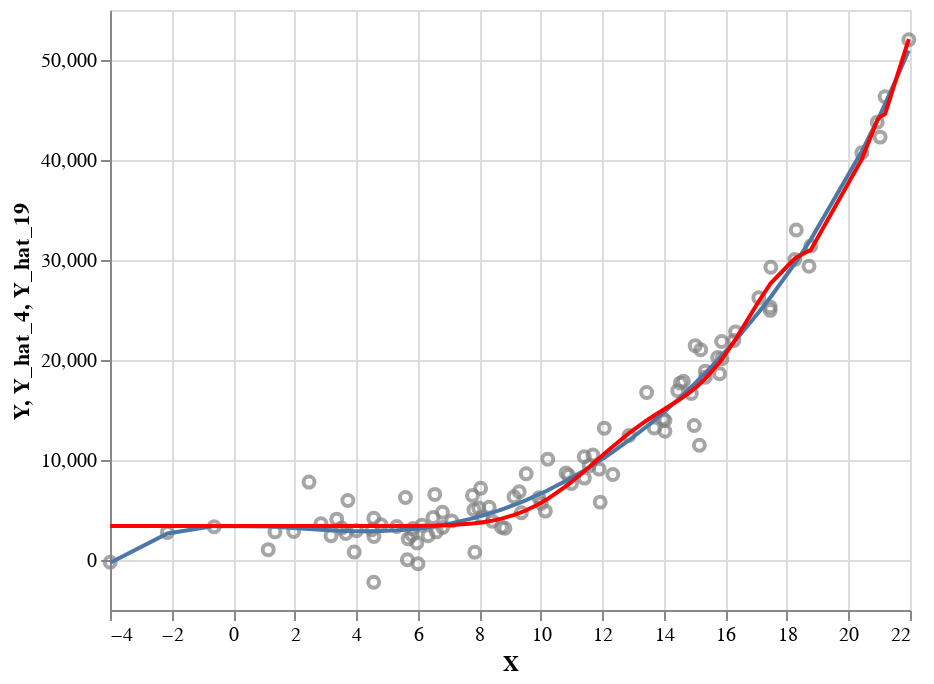

The notebook cell this image was saved under:
### Markdown cell above
Note that for degree > 16, the RMSE increases again. This is due to the function becoming overly flexible that it starts missing (overshooting) data points.

### Code cell
plot1 = pd.DataFrame(
    {
        "X": X1,
        "Y": Y,
        "Y_hat_4": results1.loc[4, "Y_hat"],
        "Y_hat_19": results1.loc[19, "Y_hat"],
    }
)
plot1_y = alt.Chart(plot1).mark_point(color="grey").encode(x="X", y="Y")
plot1_n4 = alt.Chart(plot1).mark_line().encode(x="X", y="Y_hat_4")
plot1_n19 = alt.Chart(plot1).mark_line(color="red").encode(x="X", y="Y_hat_19")

plot1_y + plot1_n4 + plot1_n19

### Figure 1 — Vega-Lite specification as saved in the notebook (floating-point values rounded to 4 significant figures)
{"config": {"view": {"continuousWidth": 400, "continuousHeight": 300}}, "layer": [{"mark": {"type": "point", "color": "grey"}, "encoding": {"x": {"type": "quantitative", "field": "X"}, "y": {"type": "quantitative", "field": "Y"}}}, {"mark": "line", "encoding": {"x": {"type": "quantitative", "field": "X"}, "y": {"type": "quantitative", "field": "Y_hat_4"}}}, {"mark": {"type": "line", "color": "red"}, "encoding": {"x": {"type": "quantitative", "field": "X"}, "y": {"type": "quantitative", "field": "Y_hat_19"}}}], "data": {"name": "data-71a3bee4e54794fd7289c673007a8b0b"}, "$schema": "https://vega.github.io/schema/vega-lite/v4.8.1.json", "datasets": {"data-71a3bee4e54794fd7289c673007a8b0b": [{"X": 4.572, "Y": 4174.0, "Y_hat_4": 2880.0, "Y_hat_19": 3392.0}, {"X": 14.99, "Y": 13460.0, "Y_hat_4": 17580.0, "Y_hat_19": 17120.0}, {"X": 11.41, "Y": 10320.0, "Y_hat_4": 8961.0, "Y_hat_19": 8873.0}, {"X": 2.469, "Y": 7790.0, "Y_hat_4": 3091.0, "Y_hat_19": 3392.0}, {"X": 7.107, "Y": 3913.0, "Y_hat_4": 3687.0, "Y_hat_19": 3494.0}, {"X": 18.26, "Y": 30060.0, "Y_hat_4": 29650.0, "Y_hat_19": 30150.0}, {"X": -2.133, "Y": 2752.0, "Y_hat_4": 2651.0, "Y_hat_19": 3392.0}, {"X": 7.855, "Y": 769.8, "Y_hat_4": 4227.0, "Y_hat_19": 3673.0}, {"X": 16.33, "Y": 22810.0, "Y_hat_4": 21970.0, "Y_hat_19": 22080.0}, {"X": 5.666, "Y": 21.07, "Y_hat_4": 3050.0, "Y_hat_19": 3400.0}, {"X": 6.606, "Y": 2812.0, "Y_hat_4": 3407.0, "Y_hat_19": 3439.0}, {"X": 9.526, "Y": 8622.0, "Y_hat_4": 5993.0, "Y_hat_19": 4977.0}, {"X": 17.46, "Y": 24960.0, "Y_hat_4": 26240.0, "Y_hat_19": 27600.0}, {"X": 6.805, "Y": 4781.0, "Y_hat_4": 3511.0, "Y_hat_19": 3457.0}, {"X": 7.78, "Y": 6460.0, "Y_hat_4": 4166.0, "Y_hat_19": 3648.0}, {"X": 7.828, "Y": 5030.0, "Y_hat_4": 4205.0, "Y_hat_19": 3664.0}, {"X": 21.03, "Y": 42290.0, "Y_hat_4": 44550.0, "Y_hat_19": 44330.0}, {"X": 20.93, "Y": 43770.0, "Y_hat_4": 43940.0, "Y_hat_19": 43950.0}, {"X": 15.02, "Y": 21440.0, "Y_hat_4": 17680.0, "Y_hat_19": 17210.0}, {"X": 11.93, "Y": 5787.0, "Y_hat_4": 9957.0, "Y_hat_19": 10260.0}, {"X": 13.69, "Y": 13200.0, "Y_hat_4": 13960.0, "Y_hat_19": 14450.0}, {"X": 17.45, "Y": 25310.0, "Y_hat_4": 26230.0, "Y_hat_19": 27590.0}, {"X": 5.321, "Y": 3348.0, "Y_hat_4": 2969.0, "Y_hat_19": 3396.0}, {"X": 15.88, "Y": 21840.0, "Y_hat_4": 20420.0, "Y_hat_19": 20060.0}, {"X": 3.731, "Y": 5942.0, "Y_hat_4": 2899.0, "Y_hat_19": 3392.0}, {"X": 6.811, "Y": 3242.0, "Y_hat_4": 3514.0, "Y_hat_19": 3457.0}, {"X": 14.54, "Y": 17690.0, "Y_hat_4": 16260.0, "Y_hat_19": 16100.0}, {"X": 2.857, "Y": 3622.0, "Y_hat_4": 3017.0, "Y_hat_19": 3392.0}, {"X": 9.3, "Y": 6821.0, "Y_hat_4": 5707.0, "Y_hat_19": 4693.0}, {"X": 5.691, "Y": 2114.0, "Y_hat_4": 3056.0, "Y_hat_19": 3401.0}, {"X": 8.722, "Y": 3267.0, "Y_hat_4": 5044.0, "Y_hat_19": 4140.0}, {"X": -3.993, "Y": -227.7, "Y_hat_4": -274.8, "Y_hat_19": 3393.0}, {"X": 1.142, "Y": 1034.0, "Y_hat_4": 3356.0, "Y_hat_19": 3392.0}, {"X": 6.501, "Y": 4254.0, "Y_hat_4": 3356.0, "Y_hat_19": 3431.0}, {"X": 14.64, "Y": 17880.0, "Y_hat_4": 16550.0, "Y_hat_19": 16310.0}, {"X": 9.132, "Y": 6333.0, "Y_hat_4": 5505.0, "Y_hat_19": 4509.0}, {"X": 10.01, "Y": 5651.0, "Y_hat_4": 6659.0, "Y_hat_19": 5726.0}, {"X": 13.44, "Y": 16750.0, "Y_hat_4": 13340.0, "Y_hat_19": 13950.0}, {"X": 5.602, "Y": 6245.0, "Y_hat_4": 3033.0, "Y_hat_19": 3399.0}, {"X": 11.42, "Y": 8190.0, "Y_hat_4": 8967.0, "Y_hat_19": 8882.0}, {"X": 5.973, "Y": 1711.0, "Y_hat_4": 3143.0, "Y_hat_19": 3407.0}, {"X": 1.362, "Y": 2812.0, "Y_hat_4": 3316.0, "Y_hat_19": 3392.0}, {"X": 8.046, "Y": 7182.0, "Y_hat_4": 4388.0, "Y_hat_19": 3746.0}, {"X": 12.87, "Y": 12450.0, "Y_hat_4": 11980.0, "Y_hat_19": 12680.0}, {"X": 11.69, "Y": 10500.0, "Y_hat_4": 9488.0, "Y_hat_19": 9616.0}, {"X": 9.941, "Y": 6228.0, "Y_hat_4": 6555.0, "Y_hat_19": 5601.0}, {"X": 21.96, "Y": 52020.0, "Y_hat_4": 50950.0, "Y_hat_19": 52080.0}, {"X": 12.06, "Y": 13190.0, "Y_hat_4": 10230.0, "Y_hat_19": 10620.0}, {"X": 14.89, "Y": 16650.0, "Y_hat_4": 17300.0, "Y_hat_19": 16890.0}, {"X": 21.19, "Y": 46330.0, "Y_hat_4": 45600.0, "Y_hat_19": 44610.0}, {"X": 3.53, "Y": 3204.0, "Y_hat_4": 2918.0, "Y_hat_19": 3392.0}, {"X": 4.806, "Y": 3518.0, "Y_hat_4": 2896.0, "Y_hat_19": 3393.0}, {"X": 18.72, "Y": 29370.0, "Y_hat_4": 31780.0, "Y_hat_19": 30920.0}, {"X": 6.01, "Y": -379.5, "Y_hat_4": 3156.0, "Y_hat_19": 3408.0}, {"X": 10.15, "Y": 4890.0, "Y_hat_4": 6855.0, "Y_hat_19": 5966.0}, {"X": 15.35, "Y": 18890.0, "Y_hat_4": 18690.0, "Y_hat_19": 18140.0}, {"X": 14.45, "Y": 16930.0, "Y_hat_4": 16030.0, "Y_hat_19": 15930.0}, {"X": 18.77, "Y": 31410.0, "Y_hat_4": 32040.0, "Y_hat_19": 31000.0}, {"X": 17.48, "Y": 29280.0, "Y_hat_4": 26330.0, "Y_hat_19": 27690.0}, {"X": 15.35, "Y": 18270.0, "Y_hat_4": 18690.0, "Y_hat_19": 18140.0}, {"X": 6.136, "Y": 3472.0, "Y_hat_4": 3202.0, "Y_hat_19": 3413.0}, {"X": 13.97, "Y": 14110.0, "Y_hat_4": 14710.0, "Y_hat_19": 15000.0}, {"X": 11.57, "Y": 9437.0, "Y_hat_4": 9254.0, "Y_hat_19": 9289.0}, {"X": 3.369, "Y": 4084.0, "Y_hat_4": 2938.0, "Y_hat_19": 3392.0}, {"X": 17.09, "Y": 26230.0, "Y_hat_4": 24780.0, "Y_hat_19": 25880.0}, {"X": 14.04, "Y": 12870.0, "Y_hat_4": 14880.0, "Y_hat_19": 15120.0}, {"X": 10.23, "Y": 10080.0, "Y_hat_4": 6972.0, "Y_hat_19": 6115.0}, {"X": 8.835, "Y": 3184.0, "Y_hat_4": 5166.0, "Y_hat_19": 4230.0}, {"X": 4.008, "Y": 2930.0, "Y_hat_4": 2880.0, "Y_hat_19": 3392.0}, {"X": 11.0, "Y": 7642.0, "Y_hat_4": 8214.0, "Y_hat_19": 7808.0}, {"X": 12.34, "Y": 8556.0, "Y_hat_4": 10810.0, "Y_hat_19": 11360.0}, {"X": 5.844, "Y": 3153.0, "Y_hat_4": 3101.0, "Y_hat_19": 3404.0}, {"X": 15.81, "Y": 18630.0, "Y_hat_4": 20190.0, "Y_hat_19": 19780.0}, {"X": 4.514, "Y": 3022.0, "Y_hat_4": 2878.0, "Y_hat_19": 3392.0}, {"X": -0.6155, "Y": 3319.0, "Y_hat_4": 3408.0, "Y_hat_19": 3392.0}, {"X": 15.2, "Y": 21020.0, "Y_hat_4": 18230.0, "Y_hat_19": 17700.0}, {"X": 7.983, "Y": 5211.0, "Y_hat_4": 4334.0, "Y_hat_19": 3720.0}, {"X": 9.37, "Y": 4730.0, "Y_hat_4": 5794.0, "Y_hat_19": 4777.0}, {"X": 5.812, "Y": 2507.0, "Y_hat_4": 3092.0, "Y_hat_19": 3403.0}, {"X": 1.97, "Y": 2849.0, "Y_hat_4": 3193.0, "Y_hat_19": 3392.0}, {"X": 16.28, "Y": 21950.0, "Y_hat_4": 21780.0, "Y_hat_19": 21820.0}, {"X": 6.556, "Y": 6559.0, "Y_hat_4": 3382.0, "Y_hat_19": 3435.0}, {"X": 18.3, "Y": 33000.0, "Y_hat_4": 29870.0, "Y_hat_19": 30250.0}, {"X": 14.04, "Y": 13950.0, "Y_hat_4": 14880.0, "Y_hat_19": 15120.0}, {"X": 8.426, "Y": 3883.0, "Y_hat_4": 4742.0, "Y_hat_19": 3939.0}, {"X": 4.57, "Y": -2224.0, "Y_hat_4": 2880.0, "Y_hat_19": 3392.0}, {"X": 6.338, "Y": 2430.0, "Y_hat_4": 3283.0, "Y_hat_19": 3422.0}, {"X": 3.937, "Y": 802.8, "Y_hat_4": 2884.0, "Y_hat_19": 3392.0}, {"X": 20.44, "Y": 40720.0, "Y_hat_4": 40880.0, "Y_hat_19": 40090.0}, {"X": 10.82, "Y": 8696.0, "Y_hat_4": 7916.0, "Y_hat_19": 7386.0}, {"X": 15.75, "Y": 20260.0, "Y_hat_4": 19990.0, "Y_hat_19": 19540.0}, {"X": 3.663, "Y": 2655.0, "Y_hat_4": 2905.0, "Y_hat_19": 3392.0}, {"X": 10.91, "Y": 8442.0, "Y_hat_4": 8056.0, "Y_hat_19": 7583.0}, {"X": 15.89, "Y": 20130.0, "Y_hat_4": 20460.0, "Y_hat_19": 20100.0}, {"X": 8.325, "Y": 5282.0, "Y_hat_4": 4644.0, "Y_hat_19": 3881.0}, {"X": 15.16, "Y": 11480.0, "Y_hat_4": 18100.0, "Y_hat_19": 17570.0}, {"X": 4.577, "Y": 2353.0, "Y_hat_4": 2880.0, "Y_hat_19": 3392.0}, {"X": 3.183, "Y": 2432.0, "Y_hat_4": 2964.0, "Y_hat_19": 3392.0}, {"X": 11.9, "Y": 9089.0, "Y_hat_4": 9889.0, "Y_hat_19": 10170.0}, {"X": 8.104, "Y": 4261.0, "Y_hat_4": 4440.0, "Y_hat_19": 3771.0}]}}
